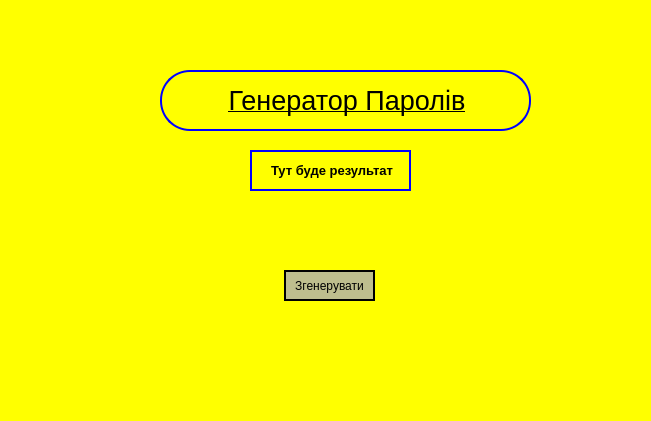
<?xml version="1.0" encoding="UTF-8"?>
<ui version="4.0">
 <class>MainWindow</class>
 <widget class="QMainWindow" name="MainWindow">
  <property name="geometry">
   <rect>
    <x>0</x>
    <y>0</y>
    <width>651</width>
    <height>421</height>
   </rect>
  </property>
  <property name="windowTitle">
   <string>MainWindow</string>
  </property>
  <property name="styleSheet">
   <string notr="true">background-color: rgb(255, 255, 0);
background-color: rgb(255, 255, 0);
background-color: rgb(255, 255, 255);
background-color: rgb(255, 255, 0);</string>
  </property>
  <widget class="QWidget" name="centralwidget">
   <widget class="QLabel" name="label">
    <property name="geometry">
     <rect>
      <x>160</x>
      <y>70</y>
      <width>371</width>
      <height>61</height>
     </rect>
    </property>
    <property name="styleSheet">
     <string notr="true">border: 2px solid blue;
border-radius: 30px;</string>
    </property>
    <property name="text">
     <string>&lt;html&gt;&lt;head/&gt;&lt;body&gt;&lt;p align=&quot;center&quot;&gt;&lt;span style=&quot; font-size:20pt; text-decoration: underline;&quot;&gt;Генератор Паролів&lt;/span&gt;&lt;/p&gt;&lt;/body&gt;&lt;/html&gt;</string>
    </property>
   </widget>
   <widget class="QLabel" name="label_2">
    <property name="geometry">
     <rect>
      <x>250</x>
      <y>150</y>
      <width>161</width>
      <height>41</height>
     </rect>
    </property>
    <property name="styleSheet">
     <string notr="true">border:2px solid blue</string>
    </property>
    <property name="text">
     <string>&lt;html&gt;&lt;head/&gt;&lt;body&gt;&lt;p align=&quot;center&quot;&gt;&lt;span style=&quot; font-size:10pt; font-weight:600;&quot;&gt;Тут буде результат&lt;/span&gt;&lt;/p&gt;&lt;/body&gt;&lt;/html&gt;</string>
    </property>
   </widget>
   <widget class="QPushButton" name="pushButton">
    <property name="geometry">
     <rect>
      <x>284</x>
      <y>270</y>
      <width>91</width>
      <height>31</height>
     </rect>
    </property>
    <property name="styleSheet">
     <string notr="true">border: 2px solid black;
border-radius: 30px;
background-color: rgb(190, 190, 142);
</string>
    </property>
    <property name="text">
     <string>Згенерувати</string>
    </property>
   </widget>
  </widget>
  <widget class="QMenuBar" name="menubar">
   <property name="geometry">
    <rect>
     <x>0</x>
     <y>0</y>
     <width>651</width>
     <height>21</height>
    </rect>
   </property>
  </widget>
  <widget class="QStatusBar" name="statusbar"/>
 </widget>
 <resources/>
 <connections/>
</ui>
